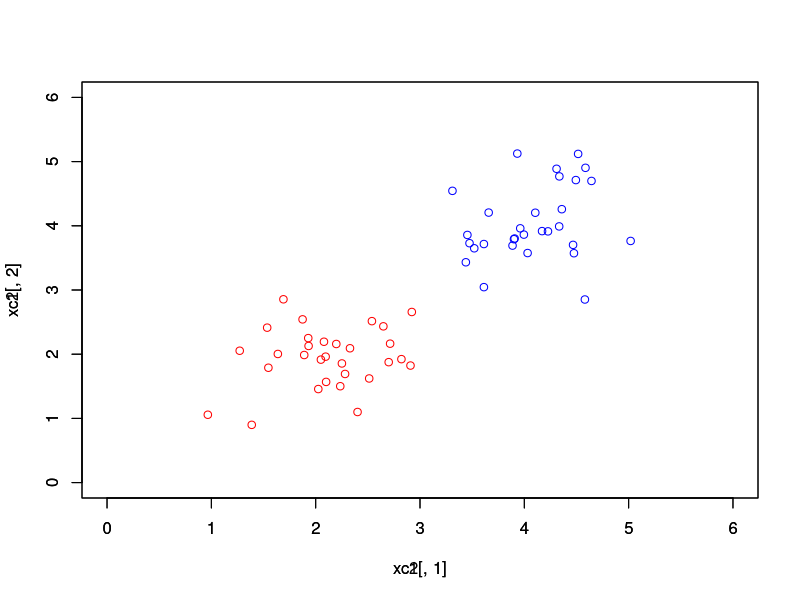
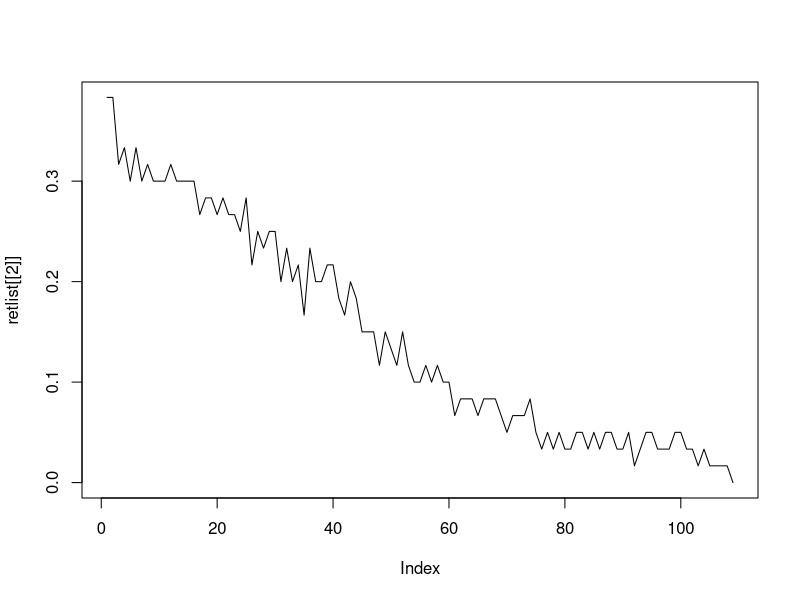
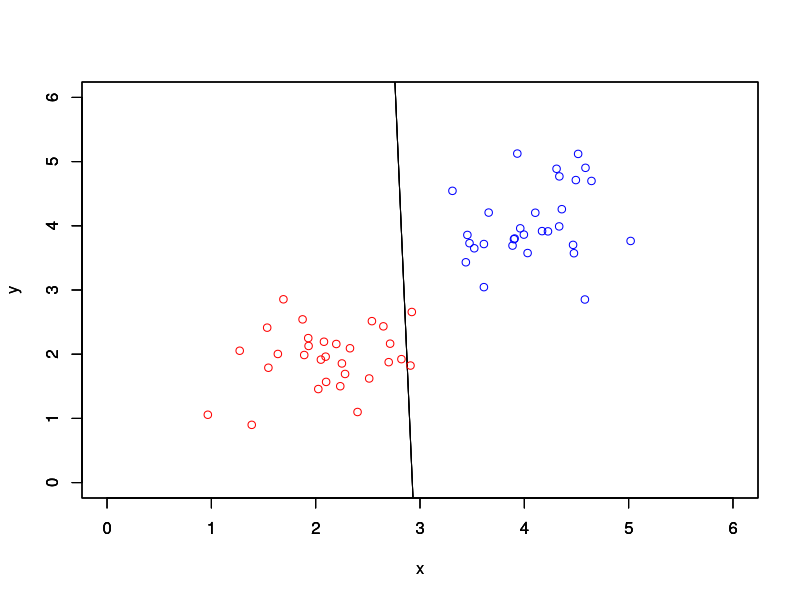
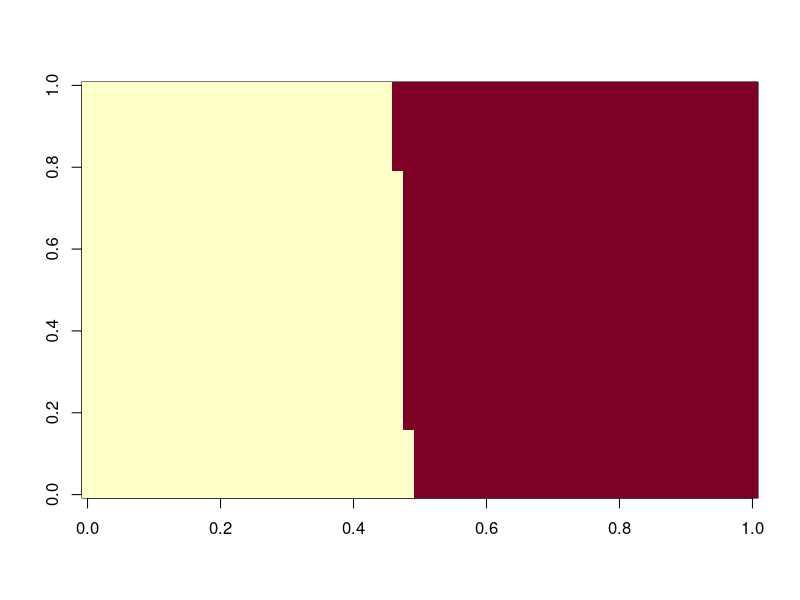
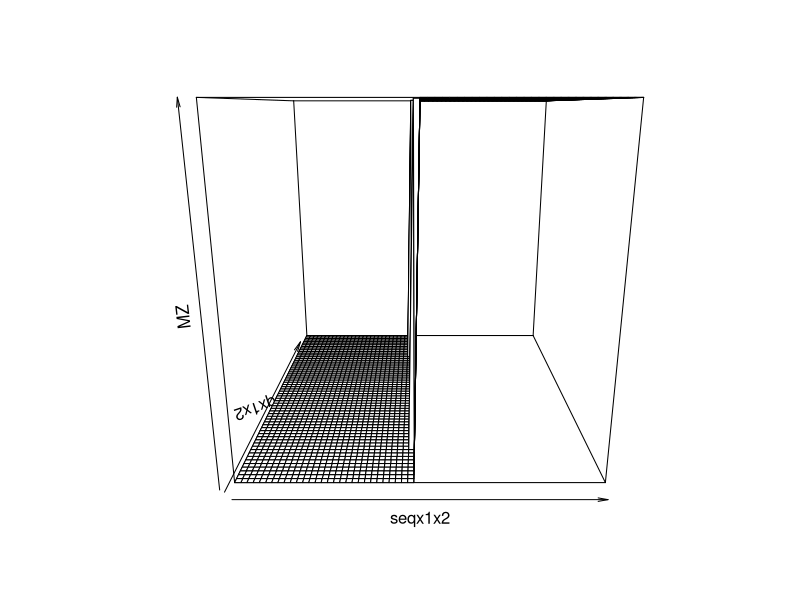

The R script that drew these images, in order:
rm(list = ls())

# Implementacao da Funcao
trainPerceptron <- function(xin, yd, eta, tol, maxEpocas, par) {
  dimXin <- dim(xin)
  N <- dimXin[1]
  n <- dimXin[2]
  
  if(par == 1) {
    wt <- as.matrix(runif(n + 1) - 0.5)
    xin <- cbind(-1, xin)
  } else {
    wt <- as.matrix(runif(n) - 0.5)
  }
  
  nEpocas <- 0
  eEpoca <- tol + 1
  evec <- matrix(nrow = 1, ncol = maxEpocas)
  
  while ((nEpocas < maxEpocas) && (eEpoca > tol)) {
    ei2 <- 0
    xSeq <- sample(N)
    
    for(i in 1:N) {
      iRand <- xSeq[i]
      yHat <- 1.0 * ((xin[iRand,] %*% wt) >= 0)
      ei <- yd[iRand] - yHat
      dw <- eta * ei * xin[iRand,]
      wt <- wt + dw
      ei2 <- ei2 + ei * ei
    }
    
    nEpocas <- nEpocas + 1
    evec[nEpocas] <- ei2 / N
    eEpoca <- evec[nEpocas]
  }
  
  retList <- list(wt, evec[1:nEpocas])
  return(retList)
}

# Treinamento
n <- 2
N <- 30

xc1 <- matrix(rnorm(60, sd = 0.5), ncol = n, nrow = N) + matrix(c(2,2), ncol = n, nrow = N, byrow = T)
xc2 <- matrix(rnorm(60, sd = 0.5), ncol = n, nrow = N) + matrix(c(4,4), ncol = n, nrow = N, byrow = T)

plot(xc1[,1], xc1[,2], col = 'red', xlim = c(0,6), ylim = c(0,6))
par(new = T)
plot(xc2[,1], xc2[,2], col = 'blue', xlim = c(0,6), ylim = c(0,6))

xall <- rbind(xc1, xc2)
yall <- rbind(matrix(0, nrow = N), matrix(1, nrow = N))


retlist <- trainPerceptron(xall, yall, 0.001, 0.01, 1000, 1)

wfinal <-as.matrix(retlist[[1]])
plot(retlist[[2]], type = 'l')

(sign(cbind(-1, xall) %*% wfinal)+1) / 2

xrange <- cbind(seq(0, 10, 0.1), seq(0, 10, 0.1), 1)
y <- cbind(xall, -1) %*% wfinal

reta <- -(wfinal[3] / wfinal[2])*xrange + (wfinal[1]/wfinal[2])

plot(xrange, reta, xlim=c(0,6), ylim=c(0,6), xlab='', ylab='', type='l')
par(new=T)
plot(xc1[,1], xc1[,2], col='red', xlim=c(0,6), ylim=c(0,6), xlab='x', ylab='y')
par(new = T)
plot(xc2[,1], xc2[,2], col='blue', xlim=c(0,6), ylim=c(0,6), xlab='x', ylab='y')

seqx1x2 <- seq(0, 6, 0.1)
lseq <- length(seqx1x2)
MZ <- matrix(nrow = lseq, ncol = lseq)
cr <- 0

for(i in 1:lseq) {
  for(j in 1:lseq) {
    cr <- cr + 1
    x1 <- seqx1x2[i]
    x2 <- seqx1x2[j]
    x1x2 <- as.matrix((cbind(-1, x2, x1)))
    u <- (x1x2 %*% wfinal)
    MZ[i,j] <- 2 * (sign(u) + 1)
  }
}

image((MZ))
persp(seqx1x2, seqx1x2, MZ)